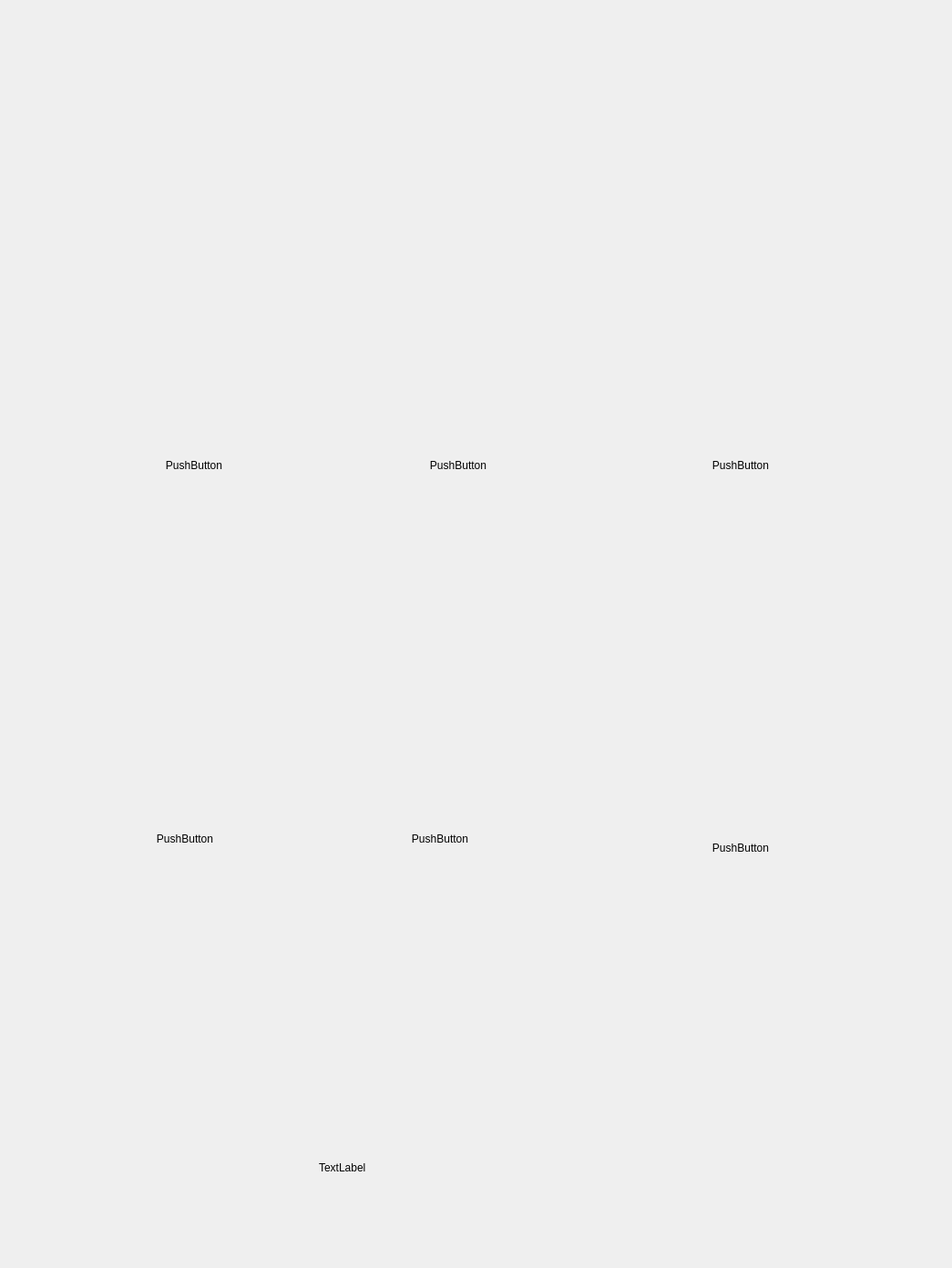
<?xml version="1.0" encoding="UTF-8"?>
<ui version="4.0">
 <class>sandwitch_fresh</class>
 <widget class="QWidget" name="sandwitch_fresh">
  <property name="geometry">
   <rect>
    <x>0</x>
    <y>0</y>
    <width>1045</width>
    <height>1392</height>
   </rect>
  </property>
  <property name="minimumSize">
   <size>
    <width>1045</width>
    <height>1392</height>
   </size>
  </property>
  <property name="windowTitle">
   <string>Form</string>
  </property>
  <widget class="QWidget" name="widget" native="true">
   <property name="geometry">
    <rect>
     <x>0</x>
     <y>0</y>
     <width>1161</width>
     <height>1791</height>
    </rect>
   </property>
   <property name="minimumSize">
    <size>
     <width>300</width>
     <height>0</height>
    </size>
   </property>
   <property name="styleSheet">
    <string notr="true">background-image: url(:/image/sandwich_page/background_sandwich_fresh.png);</string>
   </property>
   <widget class="QPushButton" name="pushButton_1">
    <property name="geometry">
     <rect>
      <x>90</x>
      <y>330</y>
      <width>246</width>
      <height>362</height>
     </rect>
    </property>
    <property name="minimumSize">
     <size>
      <width>246</width>
      <height>362</height>
     </size>
    </property>
    <property name="styleSheet">
     <string notr="true">background-image: url(:/image/sandwich_page/fresh/click_off/t_1.png);</string>
    </property>
    <property name="text">
     <string>PushButton</string>
    </property>
    <property name="flat">
     <bool>true</bool>
    </property>
   </widget>
   <widget class="QPushButton" name="pushButton_2">
    <property name="geometry">
     <rect>
      <x>380</x>
      <y>330</y>
      <width>246</width>
      <height>362</height>
     </rect>
    </property>
    <property name="minimumSize">
     <size>
      <width>246</width>
      <height>362</height>
     </size>
    </property>
    <property name="styleSheet">
     <string notr="true">background-image: url(:/image/sandwich_page/fresh/click_off/t_2.png);</string>
    </property>
    <property name="text">
     <string>PushButton</string>
    </property>
    <property name="flat">
     <bool>true</bool>
    </property>
   </widget>
   <widget class="QPushButton" name="pushButton_3">
    <property name="geometry">
     <rect>
      <x>690</x>
      <y>330</y>
      <width>246</width>
      <height>362</height>
     </rect>
    </property>
    <property name="minimumSize">
     <size>
      <width>246</width>
      <height>362</height>
     </size>
    </property>
    <property name="styleSheet">
     <string notr="true">background-image: url(:/image/sandwich_page/fresh/click_off/t_3.png);</string>
    </property>
    <property name="text">
     <string>PushButton</string>
    </property>
    <property name="flat">
     <bool>true</bool>
    </property>
   </widget>
   <widget class="QPushButton" name="pushButton_4">
    <property name="geometry">
     <rect>
      <x>360</x>
      <y>740</y>
      <width>246</width>
      <height>362</height>
     </rect>
    </property>
    <property name="minimumSize">
     <size>
      <width>246</width>
      <height>362</height>
     </size>
    </property>
    <property name="styleSheet">
     <string notr="true">background-image: url(:/image/sandwich_page/fresh/click_off/t_5.png);</string>
    </property>
    <property name="text">
     <string>PushButton</string>
    </property>
    <property name="flat">
     <bool>true</bool>
    </property>
   </widget>
   <widget class="QPushButton" name="pushButton_5">
    <property name="geometry">
     <rect>
      <x>690</x>
      <y>750</y>
      <width>246</width>
      <height>362</height>
     </rect>
    </property>
    <property name="minimumSize">
     <size>
      <width>246</width>
      <height>362</height>
     </size>
    </property>
    <property name="styleSheet">
     <string notr="true">background-image: url(:/image/sandwich_page/fresh/click_off/t_6.png);</string>
    </property>
    <property name="text">
     <string>PushButton</string>
    </property>
    <property name="flat">
     <bool>true</bool>
    </property>
   </widget>
   <widget class="QPushButton" name="pushButton_6">
    <property name="geometry">
     <rect>
      <x>80</x>
      <y>740</y>
      <width>246</width>
      <height>362</height>
     </rect>
    </property>
    <property name="minimumSize">
     <size>
      <width>246</width>
      <height>362</height>
     </size>
    </property>
    <property name="styleSheet">
     <string notr="true">background-image: url(:/image/sandwich_page/fresh/click_off/t_4.png);</string>
    </property>
    <property name="text">
     <string>PushButton</string>
    </property>
    <property name="flat">
     <bool>true</bool>
    </property>
   </widget>
   <widget class="QPushButton" name="pushButton_back">
    <property name="geometry">
     <rect>
      <x>40</x>
      <y>30</y>
      <width>85</width>
      <height>80</height>
     </rect>
    </property>
    <property name="minimumSize">
     <size>
      <width>85</width>
      <height>80</height>
     </size>
    </property>
    <property name="styleSheet">
     <string notr="true">background-image: url(:/image/button/go_back_btn.png);</string>
    </property>
    <property name="text">
     <string/>
    </property>
    <property name="flat">
     <bool>true</bool>
    </property>
   </widget>
   <widget class="QPushButton" name="pushButton_next">
    <property name="geometry">
     <rect>
      <x>790</x>
      <y>1230</y>
      <width>229</width>
      <height>101</height>
     </rect>
    </property>
    <property name="minimumSize">
     <size>
      <width>229</width>
      <height>101</height>
     </size>
    </property>
    <property name="styleSheet">
     <string notr="true">background-image: url(:/image/button/Forward Arrow.png);</string>
    </property>
    <property name="text">
     <string/>
    </property>
    <property name="flat">
     <bool>true</bool>
    </property>
   </widget>
   <widget class="QLabel" name="label">
    <property name="geometry">
     <rect>
      <x>350</x>
      <y>1270</y>
      <width>102</width>
      <height>24</height>
     </rect>
    </property>
    <property name="text">
     <string>TextLabel</string>
    </property>
   </widget>
  </widget>
 </widget>
 <resources/>
 <connections/>
</ui>
